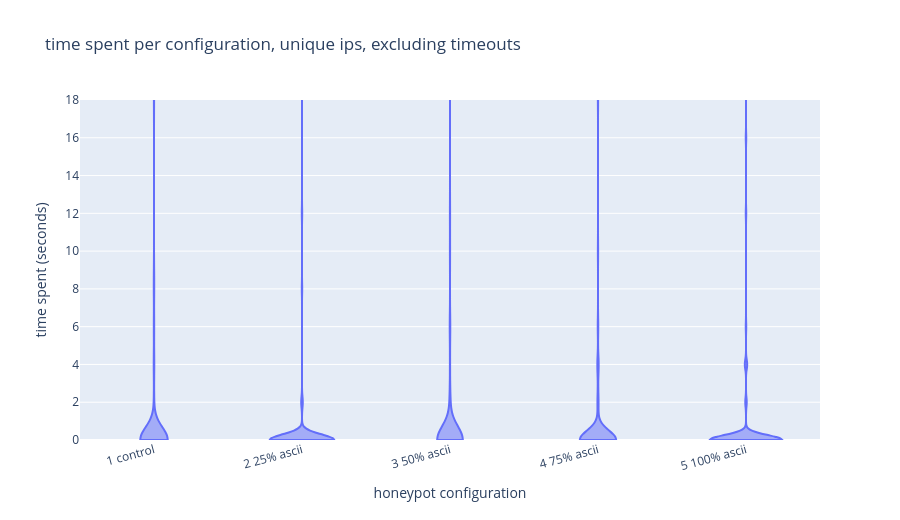

Here is the notebook cell this chart was saved with:
### Markdown cell above
## Time spent per configuration, unique IPs, excluding timeouts

Same first-attack rows. IPs whose first attack reached the time limit are omitted.

### Code cell
print(f"removed {int(first['hit_time_limit'].sum())} first attacks that reached the time limit")
print(f"remaining unique ips: {len(first_kept)}")
fig_time_unique_no_timeout, plot_time_unique_no_timeout = make_violin(
    first_kept,
    "session_seconds",
    "time spent per configuration, unique ips, excluding timeouts",
    "time spent (seconds)",
)
fig_time_unique_no_timeout.show()
print_summary(plot_time_unique_no_timeout, "session_seconds", duration=True)

### Figure 1 — Plotly figure (JSON) as saved in the notebook; plotly's stock layout.template omitted (floating-point values rounded to 4 significant figures; data arrays with more than 128 entries replaced by an {"elided": "..."} marker saying what was removed)
{"data": [{"alignmentgroup": "True", "box": {"visible": true}, "hovertemplate": "honeypot configuration=%{x}<br>time spent (seconds)=%{y}<extra></extra>", "legendgroup": "", "marker": {"color": "#636efa"}, "name": "", "offsetgroup": "", "orientation": "v", "points": false, "scalegroup": "True", "showlegend": false, "spanmode": "hard", "type": "violin", "x": {"elided": "823 str values"}, "x0": " ", "xaxis": "x", "y": {"elided": "823 int values"}, "y0": " ", "yaxis": "y"}], "layout": {"height": 520, "legend": {"tracegroupgap": 0}, "title": {"text": "time spent per configuration, unique ips, excluding timeouts"}, "violinmode": "group", "width": 900, "xaxis": {"anchor": "y", "categoryarray": ["1 control", "2 25% ascii", "3 50% ascii", "4 75% ascii", "5 100% ascii"], "categoryorder": "array", "domain": [0, 1], "tickangle": -15, "title": {"text": "honeypot configuration"}}, "yaxis": {"anchor": "x", "domain": [0, 1], "range": [0, 18], "title": {"text": "time spent (seconds)"}}}}
